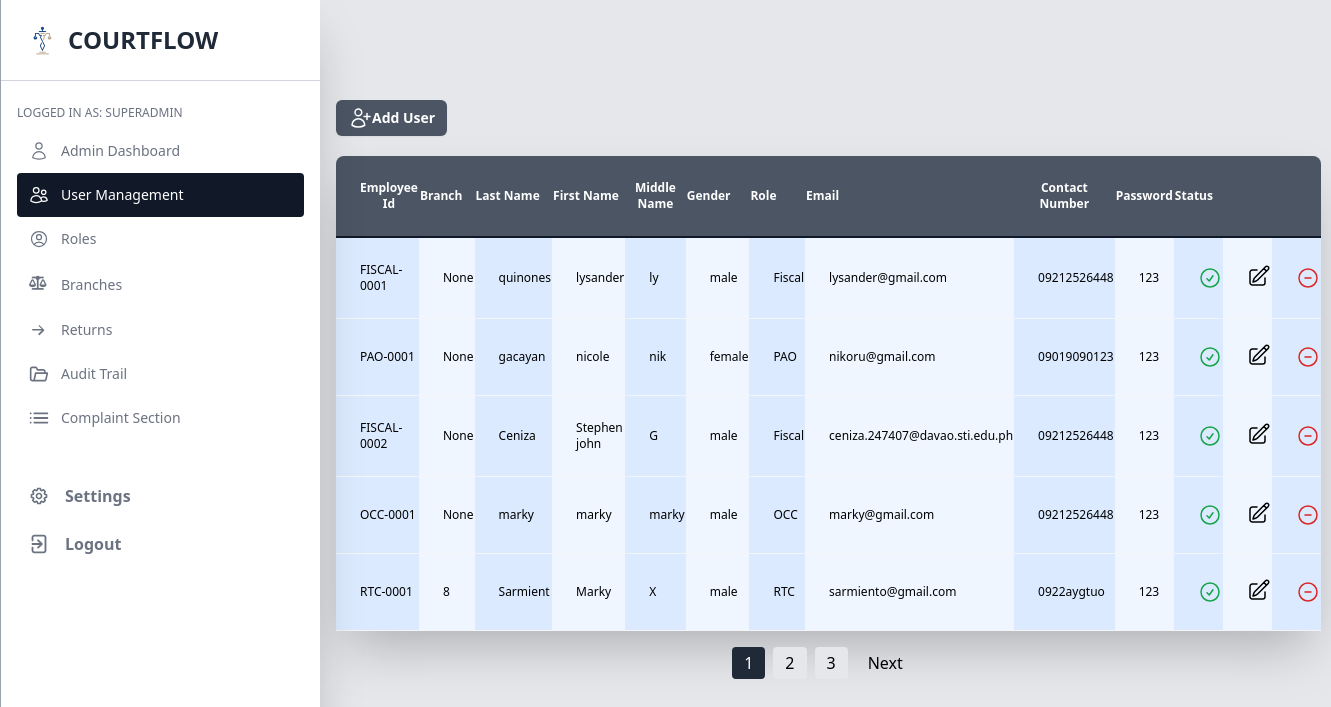
Page /src/pages/admin/admin_userManagement.php (signed in) on the committed database.
### tables this page shows
CREATE TABLE `users` (
  `id` int(10) NOT NULL,
  `EmployeeId` varchar(50) NOT NULL,
  `Branch` varchar(30) NOT NULL,
  `LastName` varchar(50) NOT NULL,
  `FirstName` varchar(50) NOT NULL,
  `MiddleName` varchar(50) NOT NULL,
  `Gender` varchar(10) NOT NULL,
  `Role` varchar(50) NOT NULL,
  `Email` varchar(50) NOT NULL,
  `ContactNumber` varchar(50) NOT NULL,
  `Password` varchar(50) NOT NULL,
  `verify_token` varchar(300) NOT NULL,
  `verify_status` tinyint(2) NOT NULL DEFAULT 0,
  `isActive` tinyint(1) NOT NULL
);

### src/pages/admin/admin_userManagement.php (the view, shortened to what this page needs)
<?php
include('../../connection/config.php');
$userSql = "SELECT * FROM users";
$userResult = $conn->query($userSql);
$loggedInRole = $_SESSION['role'] ?? '';
$num_per_page = 5;
$total_records = $userResult->num_rows;
$total_pages = ceil($total_records / $num_per_page);
if (!isset($_GET['page']) || $_GET['page'] <= 0 || !is_numeric($_GET['page'])) {
    $page = 1;
} else {
    $page = $_GET['page'];
}
$offset = ($page - 1) * $num_per_page;
$userSql = "SELECT * FROM users LIMIT $offset, $num_per_page";
$userResult = $conn->query($userSql);
?>
<!DOCTYPE html>
<html lang="en" class="h-full">
<head>
    <link href="../../../dist/output.css" rel="stylesheet" />
    <link href="https://cdnjs.cloudflare.com/ajax/libs/font-awesome/6.0.0-beta3/css/all.min.css" rel="stylesheet">
</head>
<body class="bg-gray-200 h-full">
    <div>
        <div class="hidden lg:block navbar-menu relative z-50">
            <nav class="fixed top-0 left-0 bottom-0 flex flex-col w-3/4 lg:w-80 sm:max-w-xs pt-6 pb-8 bg-white overflow-y-auto border-l border-gray-400 shadow-2xl">
                <div class="flex w-full items-center px-6 pb-6 mb-6 lg:border-b border-gray-300">
                    <a class="text-xl text-white font-semibold" href="#">
                        <img class="h-8" src="../../images/CFLogo.png" alt="" width="auto">
                    </a>
                    <span class="text-2xl text-gray-800 ml-2 inline-block uppercase font-bold">CourtFlow</span>
                </div>
                <div class="px-4 pb-6">
                    <?php if (!empty($loggedInRole)) : ?>
                        <h3 class="mb-2 text-xs uppercase text-gray-500 font-medium">Logged in as: <?php echo $loggedInRole; ?></h3>
                    <?php endif; ?>
                    <ul class="text-sm font-medium">
                        <li>
                            <a href="adminDashboard.php" class="flex items-center pl-3 py-3 pr-2 text-gray-500 hover:bg-gray-700 hover:text-white hover:border border-gray-500 rounded">
                                <span class="inline-block mr-3">
                                </span>
                                <span>Admin Dashboard</span>
                            </a>
                        </li>
                        <li>
                            <a class="flex items-center pl-3 py-3 pr-2 text-white bg-gray-900 rounded">
                                <span class="inline-block mr-3">
                                </span>
                                <span>User Management</span>
                            </a>
                        </li>
                        <li>
                            <a href="admin_rolesManagement.php" class="flex items-center pl-3 py-3 pr-2 text-gray-500 hover:bg-gray-700 hover:text-white hover:border border-gray-500 rounded">
                                <span class="inline-block mr-3">
                                </span>
                                <span>Roles</span>
                            </a>
                        </li>
                        <li>
                           <a href="admin_branchManagement.php" class="flex items-center pl-3 py-3 pr-2 text-gray-500 hover:bg-gray-700 hover:text-white hover:border border-gray-500 rounded">
                               <span class="inline-block mr-3">
                                   <i class="fa-solid fa-scale-balanced w-5 h-5"></i>
                                   </span>
                                   <span>Branches</span>
                                   </a>
                        </li>
                        <li>
                            <a href="admin_casesReturns.php" class="flex items-center pl-3 py-3 pr-2 text-gray-500 hover:bg-gray-700 hover:text-white hover:border border-gray-500 rounded">
                                <span class="inline-block mr-3">
                                </span>
                                <span>Returns</span>
                            </a>
                        </li>
                        <li>
                            <a href="admin_auditTrail.php" class="flex items-center pl-3 py-3 pr-2 text-gray-500 hover:bg-gray-700 hover:text-white hover:border border-gray-500 rounded">
                                <span class="inline-block mr-3">
                                </span>
                                <span>Audit Trail</span>
                            </a>
                        </li>
                        <li>
                            <a class="flex items-center pl-3 py-3 pr-2 text-gray-500 hover:bg-gray-700 hover:text-white hover:border border-gray-500 rounded">
                                <span class="inline-block mr-3">
                                </span>
                                <span>Complaint Section</span>
                            </a>
                        </li>
                    </ul>
                    <div class="pt-8">
                        <a class="flex items-center pl-3 py-3 pr-2 text-gray-500 hover:bg-gray-700 hover:text-white hover:border border-gray-500 rounded">
                            <span class="inline-block mr-4">
                            </span>
                            <span class="font-semibold">Settings</span>
                        </a>
                        <form action="../../controller/logout.php" method="post">
                            <a name="logout" class="flex items-center pl-3 py-3 pr-2 text-gray-500 hover:bg-gray-700 hover:text-white hover:border border-gray-500 rounded">
                                <span class="inline-block mr-4">
                                </span>
                                <button type="submit" name="logout" class="font-semibold">Logout</button>
                            </a>
                        </form>
                    </div>
                </div>
            </nav>
        </div>
    </div>
    <section class="py-20 ml-40 mr-5 pl-44">
        <div>
            <button type="button" id="addButton" class="mt-5 flex justify-center rounded-md bg-gray-600  px-3 py-1.5 text-sm font-semibold leading-6 text-white shadow-sm hover:bg-gray-800 focus-visible:outline focus-visible:outline-2 focus-visible:outline-offset-2 focus-visible:outline-indigo-600">
                Add User
            </button>
        </div>
        <table class="mt-5 table-auto w-full border-b border-gray-900 bg-gray-600 shadow-2xl rounded-lg">
            <thead class="border-b-2 border-gray-900">
                <tr>
                    <th class="pl-6 py-6">
                        <p class="flex items-center text-xs text-white">Employee Id</p>
                    </th>
                    <th>
                        <p class="flex items-center text-xs text-white">Branch</p>
                    </th>
                    <th>
                        <p class="flex items-center text-xs text-white">Last Name</p>
                    </th>
                    <th>
                        <p class="flex items-center text-xs text-white">First Name</p>
                    </th>
                    <th>
                        <p class="flex items-center text-xs text-white">Middle Name</p>
                    </th>
                    <th>
                        <p class="flex items-center text-xs text-white">Gender</p>
                    </th>
                    <th>
                        <p class="flex items-center text-xs text-white">Role</p>
                    </th>
                    <th>
                        <p class="flex items-center text-xs text-white">Email</p>
                    </th>
                    <th>
                        <p class="flex items-center text-xs text-white">Contact Number</p>
                    </th>
                    <th>
                        <p class="flex items-center text-xs text-white">Password</p>
                    </th>
                    <th>
                        <p class="flex items-center text-xs text-white">Status</p>
                    </th>
                </tr>
            </thead>
            <tbody>
                <?php
                foreach ($userResult as $users) :
                    $isActive = $users['isActive'];
                ?>
                    <tr class="text-xs bg-blue-50 border-b border-gray-100 edit-trigger">
                        <td class="pl-6 py-6 bg-blue-100"><?= $users['EmployeeId']; ?></td>
                        <td class="pl-6 py-6 "><?= $users['Branch']; ?></td>
                        <td class="pl-6 py-6 bg-blue-100"><?= $users['LastName']; ?></td>
                        <td class="pl-6 py-6 "><?= $users['FirstName']; ?></td>
                        <td class="pl-6 py-6 bg-blue-100"><?= $users['MiddleName']; ?></td>
                        <td class="pl-6 py-6 "><?= $users['Gender']; ?></td>
                        <td class="pl-6 py-6 bg-blue-100"><?= $users['Role']; ?></td>
                        <td class="pl-6 py-6 "><?= $users['Email']; ?></td>
                        <td class="pl-6 py-6 bg-blue-100"><?= $users['ContactNumber']; ?></td>
                        <td class="pl-6 py-6 "><?= $users['Password']; ?></td>
                        <td class="pl-6 py-6 bg-blue-100">
                            <?php if ($isActive == 0) : ?>
                                <span class="text-red-600">
                                    <svg xmlns="http://www.w3.org/2000/svg" fill="none" viewBox="0 0 24 24" stroke-width="1.5" stroke="currentColor" class="w-6 h-6">
                                        <path stroke-linecap="round" stroke-linejoin="round" d="M9.75 9.75l4.5 4.5m0-4.5l-4.5 4.5M21 12a9 9 0 11-18 0 9 9 0 0118 0z" />
                                    </svg>
                                </span>
                            <?php else : ?>
                                <span class="text-green-600">
                                    <svg xmlns="http://www.w3.org/2000/svg" fill="none" viewBox="0 0 24 24" stroke-width="1.5" stroke="currentColor" class="w-6 h-6">
                                        <path stroke-linecap="round" stroke-linejoin="round" d="M9 12.75L11.25 15 15 9.75M21 12a9 9 0 11-18 0 9 9 0 0118 0z" />
                                    </svg>
                                </span>
                            <?php endif; ?>
                        </td>
                        <td class="pl-6 py-6 ">
                            <button class="edit-button">
                            </button>
                        </td>
                        <?php if ($loggedInRole == "superAdmin") : ?>
                            <td class="pl-6 py-6 bg-blue-100">
                                <a href="../../controller/admin_userManagementController.php?ban=<?= $users['id']; ?>" class="text-red-600">
                                    <svg xmlns="http://www.w3.org/2000/svg" fill="none" viewBox="0 0 24 24" stroke-width="1.5" stroke="currentColor" class="w-6 h-6">
                                        <path stroke-linecap="round" stroke-linejoin="round" d="M15 12H9m12 0a9 9 0 11-18 0 9 9 0 0118 0z" />
                                    </svg>
                                </a>
                            </td>
                        <?php endif; ?>
                    </tr>
                <?php endforeach; ?>
            </tbody>
        </table>
        <div class="mt-4 flex justify-center items-center space-x-2">
            <?php if ($total_pages > 1) : ?>
                <?php
                $currentPage = isset($_GET['page']) ? (int)$_GET['page'] : 1;
                $start = max($currentPage - 4, 1);
                $end = min($start + 9, $total_pages);
                for ($i = $start; $i <= $end; $i++) :
                    $currentPageClass = ($currentPage === $i) ? 'bg-gray-800 text-white' : 'bg-gray-200 hover:bg-gray-900 hover:text-white transition-colors duration-300';
                ?>
                    <a href="?page=<?php echo $i; ?>" class="px-3 py-1 rounded <?php echo $currentPageClass; ?>"><?php echo $i; ?></a>
                <?php endfor; ?>
                <?php if ($currentPage < $total_pages) : ?>
                    <a href="?page=<?php echo ($currentPage + 1); ?>" class="px-3 py-1 rounded hover:bg-gray-900 hover:text-white transition-colors duration-300">Next</a>
                <?php endif; ?>
            <?php endif; ?>
        </div>
    </section>
</body>
</html>

### rows in the picture
users: EmployeeId "FISCAL-0001", Branch "None", LastName "quinones", FirstName "lysander", MiddleName "ly", Gender "male", Role "Fiscal", Email "lysander@gmail.com", ContactNumber "09212526448", Password "123", isActive 1 (drawn)
users: EmployeeId "PAO-0001", Branch "None", LastName "gacayan", FirstName "nicole", MiddleName "nik", Gender "female", Role "PAO", Email "nikoru@gmail.com", ContactNumber "09019090123", Password "123", isActive 1 (drawn)
users: EmployeeId "FISCAL-0002", Branch "None", LastName "Ceniza", FirstName "Stephen john", MiddleName "G", Gender "male", Role "Fiscal", Email "ceniza.247407@davao.sti.edu.ph", ContactNumber "09212526448", Password "123", isActive 1 (drawn)
users: EmployeeId "OCC-0001", Branch "None", LastName "marky", FirstName "marky", MiddleName "marky", Gender "male", Role "OCC", Email "marky@gmail.com", ContactNumber "09212526448", Password "123", isActive 1 (drawn)
users: EmployeeId "RTC-0001", Branch "8", LastName "Sarmient", FirstName "Marky", MiddleName "X", Gender "male", Role "RTC", Email "sarmiento@gmail.com", ContactNumber "0922aygtuo", Password "123", isActive 1 (drawn)

### other values in the picture
$loggedInRole "SUPERADMIN"
